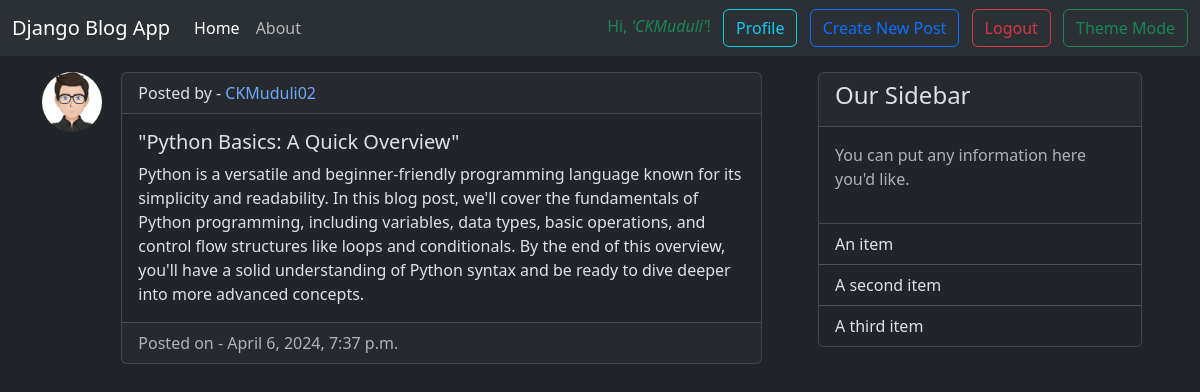
Screenshot of /post/31/ (signed in) with the database file from the repository.
### blog/models.py (models this page shows, shortened)
class Post(models.Model):
    title = models.CharField(max_length=150)
    content = models.TextField()
    date_posted = models.DateTimeField(default=datetime.datetime.now)
    author = models.ForeignKey(User, on_delete=models.CASCADE)

### users/models.py (models this page shows, shortened)
class Profile(models.Model):
    user = models.OneToOneField(on_delete=models.CASCADE, to=User)
    bio = models.CharField(max_length=100, null=True, blank=True)
    image = models.ImageField(default='default.jpg', upload_to='profile_pics')
    profession = models.CharField(null=True, blank=True, max_length=40)
    about_me = models.TextField(null=True, blank=True)

### blog/views.py (the view)
# urls.py: path('post/<int:pk>/', PostDetailView.as_view(), name='blog-post-detail'),
class PostDetailView(LoginRequiredMixin, DetailView):
    model = Post

### blog/templates/blog/post_detail.html (shortened to what this page needs)
{% extends "base.html" %}
{% block navButtons %}
    <a type="button" class="btn btn-outline-info me-2" href="{% url 'profile' %}">Profile</a>
    <a type="button" class="btn btn-outline-primary me-2" href="{% url 'blog-post-create' %}">Create New Post</a>
{% endblock %}
{% block content %}
    <div class="row">
        <div class="col-md-1">
            <img class="rounded-circle mt-3" src="{{ object.author.profile.image.url }}" alt="img" width="60px" height="60px">
        </div>
        <div class="col-md-11">
            <div class="card m-3">
                <div class="card-header">
                    Posted by - <a class="text-decoration-none" href="{% url 'user-posts' object.author.username %}">{{ object.author }}</a>
                </div>
                <div class="card-body">
                    <h5 class="card-title">{{ object.title }}</h5>
                    <p class="card-text">{{ object.content }}</p>
                </div>
                <div class="card-footer text-body-secondary">
                    Posted on - {{ object.date_posted }}
                </div>
            </div>
        </div>
    </div>
{% endblock %}

### blog/templates/base.html (shortened to what this page needs)
{% load static %}
<!doctype html>
<html lang="en" data-bs-theme="dark">
<head>
    <link href="https://cdn.jsdelivr.net/npm/bootstrap@5.3.3/dist/css/bootstrap.min.css" rel="stylesheet"
>
</head>
<body>
<header>
    <nav class="navbar navbar-expand-md sticky-top bg-body-tertiary">
        <div class="container-fluid">
            <a class="navbar-brand" href="#">Django Blog App</a>
            <div class="collapse navbar-collapse" id="navbarCollapse">
                <ul class="navbar-nav me-auto mb-2 mb-md-0">
                    <li class="nav-item">
                        <a class="nav-link active" aria-current="page" href="{% url 'blog-index' %}">Home</a>
                    </li>
                    <li class="nav-item">
                        <a class="nav-link" href="{% url 'blog-about' %}">About</a>
                    </li>
                </ul>
                <div class="text-end">
                    {% if user.is_authenticated %}
                        <p class="d-inline me-2 text-success">Hi, <i>'{{ user.username }}'</i>!</p>
                        {% block navButtons %}
                        {% endblock %}
                        <form action="{% url 'logout' %}" method="post" class="d-inline">
                            <button type="submit" class="btn btn-outline-danger me-2">Logout</button>
                        </form>
                    {% else %}
                        <p class="d-inline me-2 text-danger">You are not logged in! </p>
                        <a type="button" class="btn btn-outline-primary me-2" href="{% url 'login' %}">Login</a>
                        <a type="button" class="btn btn-outline-info me-2" href="{% url 'register' %}">Register</a>
                    {% endif %}
                    <button type="button" class="btn btn-outline-success" id="btn">Theme Mode</button>
                </div>
            </div>
        </div>
    </nav>
</header>
<main role="main" class="container">
    <div class="row">
        <div class="col-md-8">
            {% block content %}
            {% endblock %}
        </div>
        <div class="col-md-4">
            <div class="card m-3">
                <div class="card-header">
                    <h4>Our Sidebar</h4>
                </div>
                <div class="card-body"><p class="text-muted">You can put any information here you'd like.</p></div>
                <ul class="list-group list-group-flush">
                    <li class="list-group-item">An item</li>
                    <li class="list-group-item">A second item</li>
                    <li class="list-group-item">A third item</li>
                </ul>
            </div>
        </div>
    </div>
</main>
</body>
</html>

### rows the page displays
Post: author.profile.image (placeholder picture), author "CKMuduli02", title "\"Python Basics: A Quick Overview\"", content "Python is a versatile and beginner-friendly programming language known for its simplicity and readability. In this blog post, we'll cover the fundamentals of Python programming, including variables, data types, basic operations, and control flow structures like loops and conditionals. By the end of this overview, you'll have a solid understanding of Python syntax and be ready to dive deeper into more advanced concepts.", date_posted "April 6, 2024, 7:37 p.m."

### other values shown
{{ user.username }} "CKMuduli"
